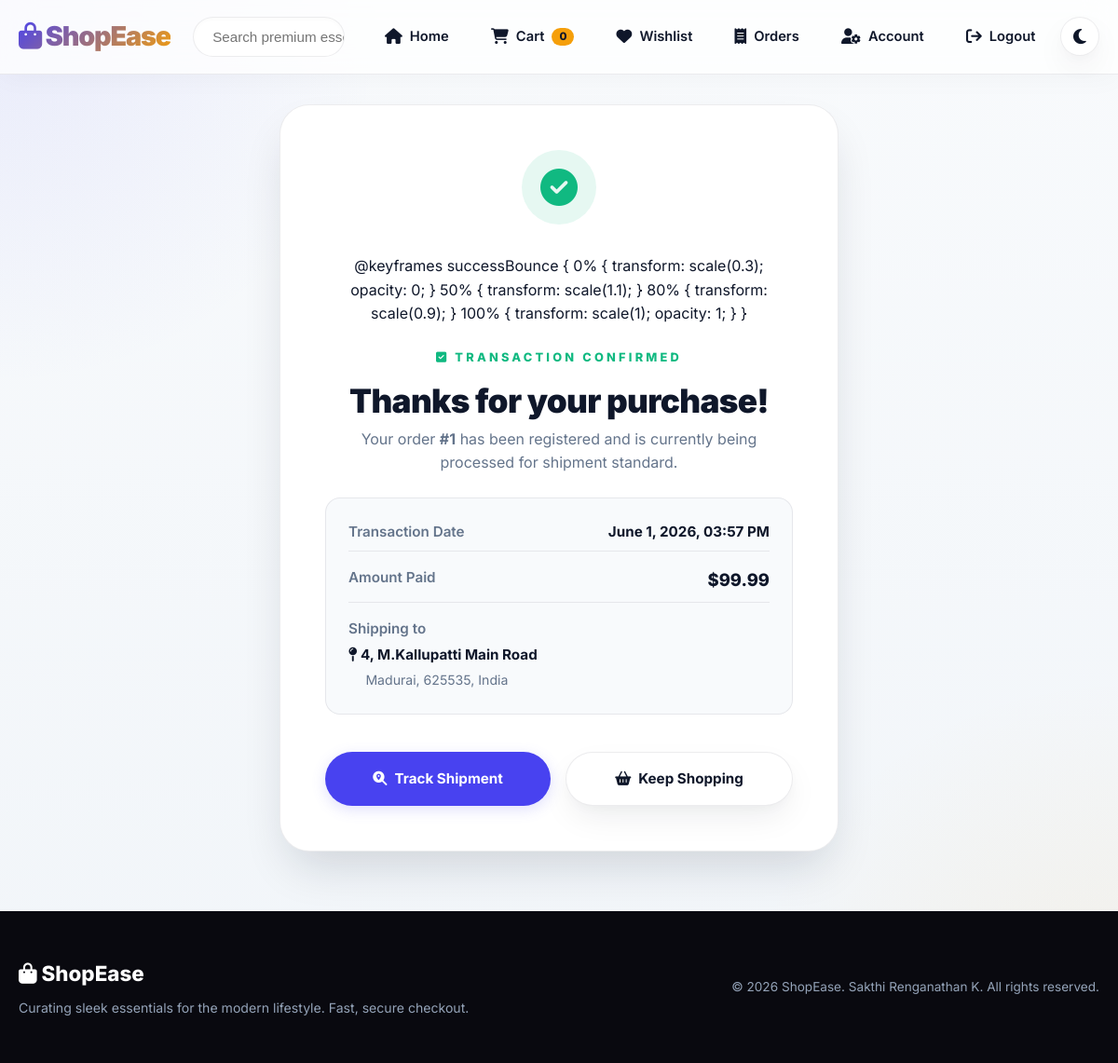
The app's page /order-confirmation/1/ (signed in) with its own data.
### store/models.py (models this page shows, shortened)
class Order(models.Model):
    ORDER_STATUS_CHOICES = [
        ('pending', 'Pending'),
        ('confirmed', 'Confirmed'),
        ('shipped', 'Shipped'),
        ('delivered', 'Delivered'),
        ('cancelled', 'Cancelled'),
    ]
    id = models.AutoField(primary_key=True)
    user = models.ForeignKey(User, on_delete=models.CASCADE, related_name='orders')
    total_amount = models.DecimalField(max_digits=10, decimal_places=2, validators=[MinValueValidator(0)])
    order_date = models.DateTimeField(auto_now_add=True)
    status = models.CharField(max_length=20, choices=ORDER_STATUS_CHOICES, default='pending')
    shipping_address = models.CharField(max_length=500)
    shipping_city = models.CharField(max_length=100)
    shipping_zipcode = models.CharField(max_length=20)
    shipping_country = models.CharField(max_length=100)
    updated_at = models.DateTimeField(auto_now=True)
    class Meta:
        ordering = ['-order_date']

### store/views.py (the view)
# urls.py: path('order-confirmation/<int:order_id>/', views.order_confirmation, name='order_confirmation'),
@login_required(login_url='login')
def order_confirmation(request, order_id):
    order = get_object_or_404(Order, id=order_id, user=request.user)
    context = {
        'order': order,
        'order_items': order.items.all(),
    }
    return render(request, 'store/order_confirmation.html', context)

### store/context_processors.py (called while the page is built)
def cart_context(request):
    cart = request.session.get('cart', {})
    cart_count = sum(cart.values()) if isinstance(cart, dict) else 0
    return {
        'cart_count': cart_count,
    }

### store/templates/store/order_confirmation.html (shortened to what this page needs)
{% extends 'store/base.html' %}
{% block content %}
<section class="order-confirmation-page" style="margin-top: 1rem; display: flex; align-items: center; justify-content: center; min-height: calc(100vh - var(--nav-height) - 150px);">
    <div class="order-card" style="background: var(--surface-solid); border: 1px solid var(--border); border-radius: var(--radius-xl); padding: 3rem; box-shadow: var(--shadow-hover); text-align: center; max-width: 600px; width: 100%; display: flex; flex-direction: column; gap: 1.5rem; align-items: center;">
        <div style="width: 80px; height: 80px; border-radius: 50%; background: var(--success-bg); display: flex; align-items: center; justify-content: center; color: var(--success); font-size: 2.5rem; margin-bottom: 0.5rem; animation: successBounce 0.6s cubic-bezier(0.175, 0.885, 0.32, 1.275);">
            <i class="fa-solid fa-circle-check"></i>
        </div>
        @keyframes successBounce {
            0% { transform: scale(0.3); opacity: 0; }
            50% { transform: scale(1.1); }
            80% { transform: scale(0.9); }
            100% { transform: scale(1); opacity: 1; }
        }
        <div>
            <p class="eyebrow" style="color: var(--success); font-weight: 800;"><i class="fa-solid fa-square-check"></i> Transaction Confirmed</p>
            <h1 style="font-size: 2.2rem; font-weight: 900; margin-top: 0.25rem;">Thanks for your purchase!</h1>
            <p style="color: var(--text-muted); margin-top: 0.5rem;">Your order <strong>#{{ order.id }}</strong> has been registered and is currently being processed for shipment standard.</p>
        </div>
        <div class="order-info-card" style="width: 100%; background: var(--bg-main); border: 1px solid var(--border); border-radius: var(--radius-md); padding: 1.5rem; text-align: left; display: flex; flex-direction: column; gap: 0.75rem; font-size: 0.95rem;">
            <div style="display: flex; justify-content: space-between; border-bottom: 1px solid var(--border); padding-bottom: 0.5rem; margin-bottom: 0.25rem;">
                <span style="color: var(--text-muted); font-weight: 600;">Transaction Date</span>
                <strong style="color: var(--text);">{{ order.order_date|date:'F j, Y, h:i A' }}</strong>
            </div>
            <div style="display: flex; justify-content: space-between; border-bottom: 1px solid var(--border); padding-bottom: 0.5rem; margin-bottom: 0.25rem;">
                <span style="color: var(--text-muted); font-weight: 600;">Amount Paid</span>
                <strong class="price" style="font-size: 1.15rem; color: var(--text);">${{ order.total_amount }}</strong>
            </div>
            <div style="display: flex; flex-direction: column; gap: 0.25rem;">
                <span style="color: var(--text-muted); font-weight: 600;">Shipping to</span>
                <span style="font-weight: 700; color: var(--text);"><i class="fa-solid fa-map-pin"></i> {{ order.shipping_address }}</span>
                <span style="color: var(--text-muted); font-size: 0.88rem; padding-left: 1.15rem;">{{ order.shipping_city }}, {{ order.shipping_zipcode }}, {{ order.shipping_country }}</span>
            </div>
        </div>
        <div class="order-actions" style="display: flex; gap: 1rem; width: 100%; margin-top: 1rem;">
            <a class="btn" href="{% url 'order_detail' order.id %}" style="flex: 1; padding: 1rem;">
                <i class="fa-solid fa-magnifying-glass-location"></i> Track Shipment
            </a>
            <a class="btn btn-secondary" href="{% url 'home' %}" style="flex: 1; padding: 1rem;">
                <i class="fa-solid fa-basket-shopping"></i> Keep Shopping
            </a>
        </div>
    </div>
</section>
{% endblock %}

### store/static/css/style.css (style rules this page uses)
:root { --primary: hsl(242, 85%, 60%); --primary-hover: hsl(242, 85%, 55%); --primary-rgb: 99, 102, 241; --accent: hsl(38, 92%, 50%); --accent-hover: hsl(38, 92%, 45%); --bg-main: #f8fafc; --bg-gradient: radial-gradient(circle at top left, rgba(99, 102, 241, 0.1), transparent 25%), radial-gradient(circle at bottom right, rgba(245, 158, 11, 0.08), transparent 25%), linear-gradient(180deg, #f8fafc 0%, #f1f5f9 100%); --surface: rgba(255, 255, 255, 0.75); --surface-solid: #ffffff; --border: rgba(15, 23, 42, 0.08); --text: #0f172a; --text-muted: #64748b; --success: #10b981; --success-bg: rgba(16, 185, 129, 0.1); --warning: #f59e0b; --warning-bg: rgba(245, 158, 11, 0.1); --error: #ef4444; --error-bg: rgba(239, 68, 68, 0.1); --shadow: 0 15px 35px -5px rgba(15, 23, 42, 0.08), 0 5px 15px -5px rgba(15, 23, 42, 0.04); --shadow-hover: 0 25px 50px -12px rgba(15, 23, 42, 0.16); --glass-blur: blur(16px); --radius-sm: 0.5rem; --radius-md: 1rem; --radius-lg: 1.5rem; --radius-xl: 2rem; --transition: all 0.35s cubic-bezier(0.4, 0, 0.2, 1); --nav-height: 80px; }
* { box-sizing: border-box; margin: 0; padding: 0; }
html { scroll-behavior: smooth; }
body { font-family: 'Inter', system-ui, -apple-system, sans-serif; line-height: 1.6; background: var(--bg-gradient); background-color: var(--bg-main); color: var(--text); min-height: 100vh; display: flex; flex-direction: column; overflow-x: hidden; transition: background-color 0.4s ease, color 0.4s ease; }
h1, h2, h3, h4, h5, h6 { font-weight: 800; line-height: 1.15; letter-spacing: -0.02em; color: var(--text); }
a { color: var(--primary); text-decoration: none; transition: var(--transition); }
.eyebrow { font-size: 0.8rem; font-weight: 800; letter-spacing: 0.25em; text-transform: uppercase; color: var(--accent); margin-bottom: 1rem; }
.btn { display: inline-flex; align-items: center; justify-content: center; gap: 0.5rem; padding: 0.85rem 1.75rem; font-size: 0.95rem; font-weight: 700; border-radius: 999px; border: none; cursor: pointer; transition: var(--transition); box-shadow: 0 4px 15px rgba(var(--primary-rgb), 0.2); background: var(--primary); color: #ffffff; }
.btn-secondary { background: var(--surface-solid); color: var(--text); border: 1.5px solid var(--border); box-shadow: var(--shadow); }
.price { font-size: 1.25rem; font-weight: 800; color: var(--text); }

### records on screen
Order: id "1", order_date "June 1, 2026, 03:57 PM", total_amount "99.99", shipping_address "4, M.Kallupatti Main Road", shipping_city "Madurai", shipping_zipcode "625535", shipping_country "India"

### other values on screen
{{ cart_count }} "0"
